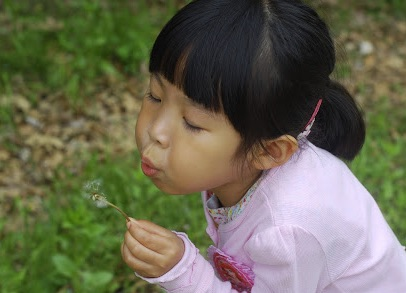
#> input picture 7_CV/Images/girl.jpg, 406 x 293 px; the run also reads 1 picture not shown here
$ jupyter execute --allow-errors ex_op03.ipynb
#> lines starting #> are read from the running program, lines starting #| are printed output that depends on the picture; after the words box and inside, x2 and y2 are one past the last pixel; in counts of white or black regions, pixels touching at a corner belong together
### 7_CV/cv_utils.py
## ============================================================
## 이미지 처리 공통 함수들
## ============================================================

## 모듈 로딩
import cv2
import os
import matplotlib.pyplot as plt
# import koreanize_matplotlib
import numpy as np
import matplotlib.cm as cm
import sys
import matplotlib.pyplot as plt
import numpy as np
import matplotlib.pyplot as plt
import numpy as np


import matplotlib.pyplot as plt
import numpy as np

def printPlots(nrow, ncol, titles, datas, cmap=None):

    total = nrow * ncol

    # 그래프마다 컬러맵 설정값
    if cmap is None:
        cmaps = [None] * total
    elif isinstance(cmap, str):
        cmaps = [cmap] * total
    elif len(cmap) == 1:
        cmaps = cmap * total
    else:
        cmaps = cmap

    # 그래프 그리기
    _, axes = plt.subplots(nrow, ncol, sharey=True)

    # 핵심 수정 부분
    axes = np.array(axes).reshape(-1)

    for ax, title, data, cm in zip(axes, titles, datas, cmaps):
        ax.set_title(title)
        ax.imshow(data, cmap=cm)
        ax.axis("off")

    plt.tight_layout()
    plt.show()


## -----------------------------------------------
## 함수이름 : printPlotImage
## 함수기능 : 여러개의 이미지를 그려주는 함수
## 매개변수 : nrow   - 행 개수
##            ncol   - 컬럼 개수
##            titles - 그래프별 제목 리스트
##            plots  - 그래프 데이터 리스트
##            images - 이미지 데이터 리스트
##            cmap   - 그래프별 컬러맵 리스트 [기]None
## 함수결과 : 직접 출력으로 없음 None
## -----------------------------------------------

# [40 lines left out: functions printPlotImage, printDistance, not called in this run]

### 7_CV/Day04/ex_op03.ipynb
### [ 이미지/ 영상 연산- 비트 연산 ] <hr>

- 픽셀의 비트 단위 연산 수행
- 특정 부분만 추출하거나 사용하기 위한 용도
- 종류
    * bitwise_and() :두 이미지의 비트가 모두 1일 때만 1, 나머지 0=> 특정 부분 추출 시 사용
    * bitwise_or(): 두 이미지의 비트가 모두 0일때만 0, 나머지 1
    * bitwise_xor(): 두 이미지의 비트가 다를 때 1
    * bitwise_not(): 반대

[cell 1]
## -------------------------------------
## 이미지 데이터 로딩 & 기본 정보
## -------------------------------------
import cv2
import os
import matplotlib.pyplot as plt
import koreanize_matplotlib
import numpy as np
import matplotlib.cm as cm
import sys
sys.path.append(r"C:\KDT14\7_CV")
import cv_utils

[cell 2]
img1= '../Images/girl.jpg'
imgNP= cv2.imread(img1)
#> imgNP is the input picture: shape (293, 406, 3); mean B, G, R 82.4, 104.7, 105.5
# 원본 이미지와 같은 크기의 검정 마스크 생성
maskNP = np.zeros_like(imgNP)

# 이미지 크기
H, W = maskNP.shape[:2]
#> H = 293; W = 406

# 중심 좌표는 (x, y) = (W/2, H/2)
center = (int(W / 2), int(H / 2))
#> center = (203, 146)

# 흰색 원 그리기
cv2.circle(maskNP, center, 75, (255, 255, 255), -1)
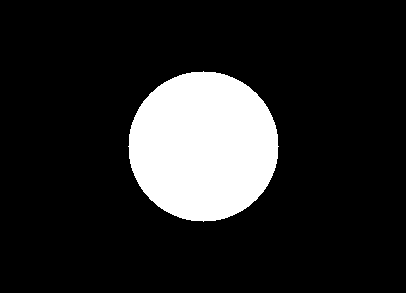
#> maskNP: shape (293, 406, 3); 14.8% white; 1 white region, box (x1, y1, x2, y2) and area: (128, 71, 279, 222) 17665

# 마스크 적용
result = cv2.bitwise_and(imgNP, maskNP)
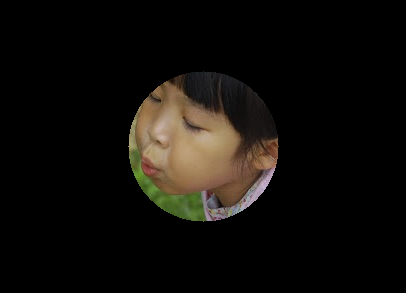
#> result: shape (293, 406, 3); mean B, G, R 10.2, 13.8, 16.5

# 출력
plt.figure(figsize=(15, 5))
plt.subplot(1, 3, 1)
plt.imshow(cv2.cvtColor(imgNP, cv2.COLOR_BGR2RGB))
plt.title("원본")
plt.axis("off")

plt.subplot(1, 3, 2)
plt.imshow(cv2.cvtColor(maskNP, cv2.COLOR_BGR2RGB))
plt.title("마스크")
plt.axis("off")

plt.subplot(1, 3, 3)
plt.imshow(cv2.cvtColor(result, cv2.COLOR_BGR2RGB))
plt.title("마스크 적용 결과")
plt.axis("off")
plt.show()
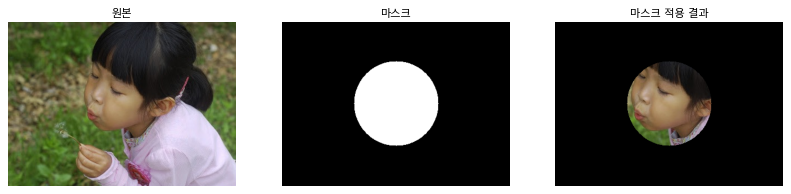
#> figure drawn by matplotlib, 3 panels

### [ 이미지 연산- 뺄셈: 다른 부분 추출 ] <hr>

[cell 3]
img1= cv2.imread('../Images/robot_arm1.jpg')
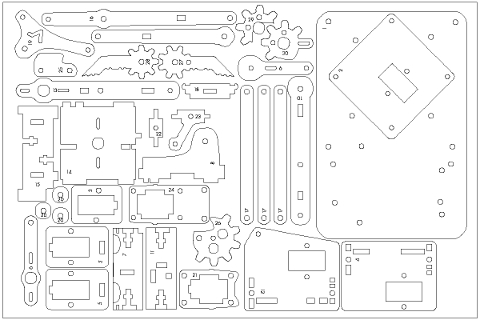
#> input picture 7_CV/Images/robot_arm1.jpg, 480 x 320 px
#> img1 is the input picture: shape (320, 480, 3); min 0, max 255, mean 244.4
img2= cv2.imread('../Images/robot_arm2.jpg')
img1_gray= cv2.cvtColor(img1, cv2.COLOR_RGB2GRAY)
img2_gray= cv2.cvtColor(img2, cv2.COLOR_RGB2GRAY)


diff= cv2.absdiff(img1_gray, img2_gray)
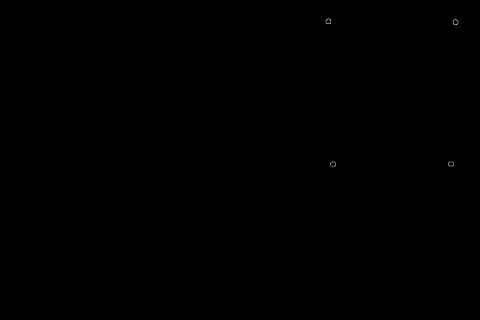
#> diff: shape (320, 480); min 0, max 183, mean 0.1

_, diff= cv2. threshold(diff, 1, 255, cv2.THRESH_BINARY)
#> diff: shape (320, 480); 0.07% white in thin lines or dots, all inside (x1, y1, x2, y2) = (325, 18, 459, 168)
diff_red= cv2.cvtColor(diff, cv2.COLOR_GRAY2BGR)
diff_red[:,:,2]=0
#> diff_red: shape (320, 480, 3); mean B, G, R 0.2, 0.2, 0

spot= cv2.bitwise_xor(img2, diff_red)

cv2.imshow('img1', img1)
cv2.imshow('img2', img2)
cv2.imshow('diff', diff)
cv2.imshow('spot', spot)
cv2.waitKey(5000)
cv2.destroyAllWindows()

[cell 4]
cv2.bitwise_and(imgNP, maskNP)

#> (the rest of this cell did not finish here and is left out)

[cell 5]
# ---------------------------------------------
# 이미지 합성: 단계별 과정 출력
# ---------------------------------------------

weight= np.linspace(0,1,6)[::-1]

wNP= []
for w in weight:
    wNP.append(cv2.addWeighted(img1, w, img2, 1-w, 0))
#> after the loop, wNP = 6 items

wNP= [cv2.addWeighted(img1, w, img2, 1-w, 0) for w in weight]
title= [f'비율 {w}: {1-w}' for w in weight]
#> title = 6 items

cv_utils.printPlots(1, 6, title, wNP)
#> the loop in printPlots, `for ax, title, data, cm in zip(axes, titles, datas, cmaps):` made 6 passes
#> title on passes 1, 2, 4, 5, 6: '비율 1.0: 0.0', '비율 0.8: 0.19999999999999996', '비율 0.4: 0.6', '비율 0.2: 0.8', '비율 0.0: 1.0'
#> in printPlots, `plt.show()`:
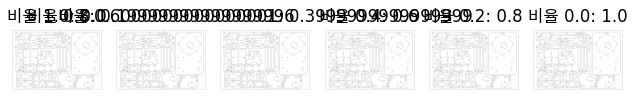
#> figure drawn by matplotlib, 6 panels
